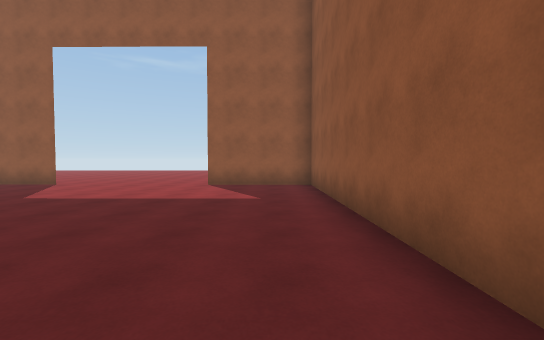
[1] (above)

14 first-person views from a walk through a 3-D level made in the Unity game engine. The camera is 1.4 m above the floor, tilts 2° down and sees 90° across. The floor is counted in squares, 1.8 m on a side. Each view is taken from the middle of a square. On the plan, view 1 faces up. The plan holds only what a view shows up to about 10 squares ahead; the rest is blank. The place goes on beyond the plan. The player character is not drawn.

[2]
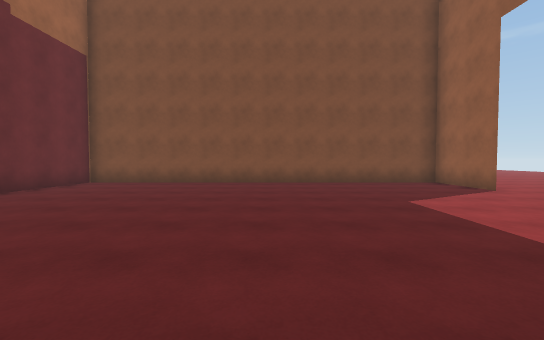

[3]
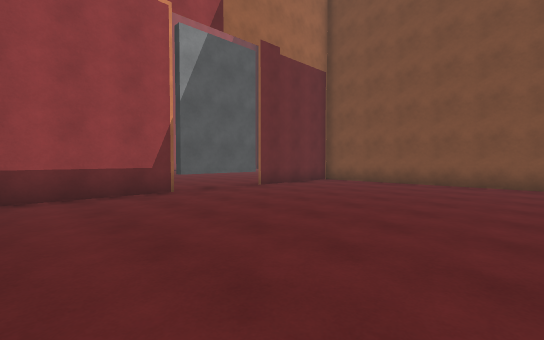

[4]
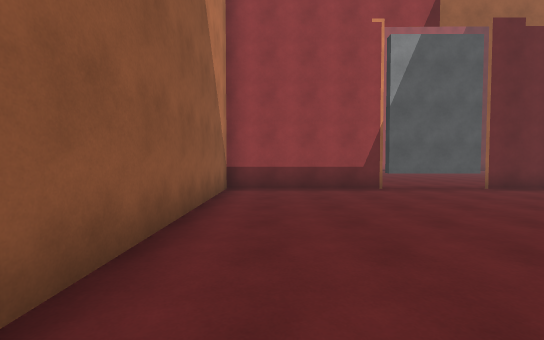

[5]
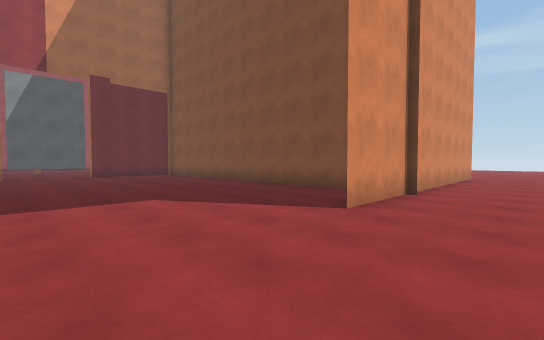

[6]
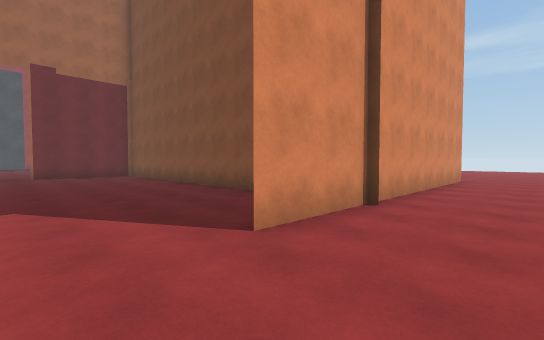

[7]
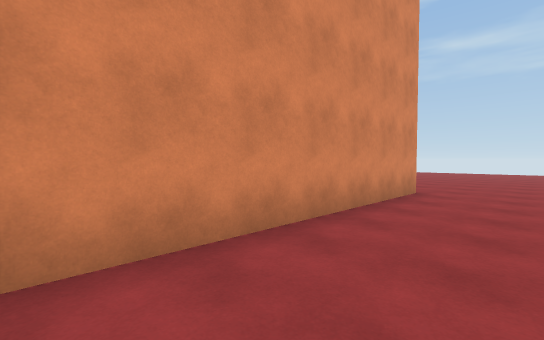

[8]
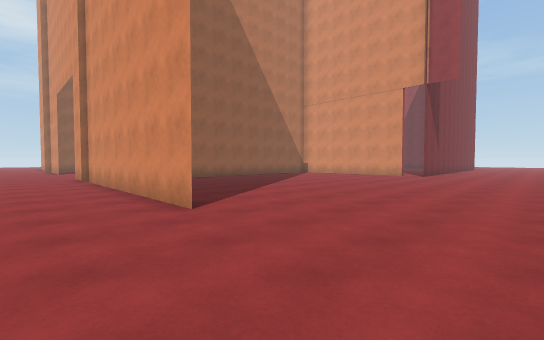

[9]
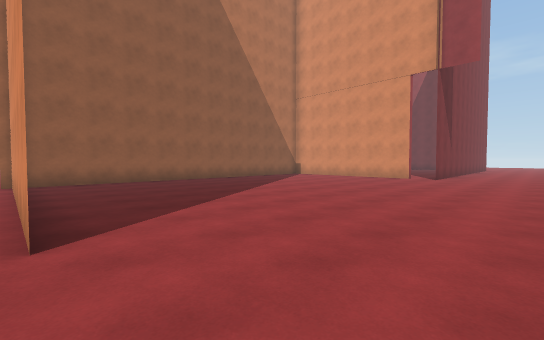

[10]
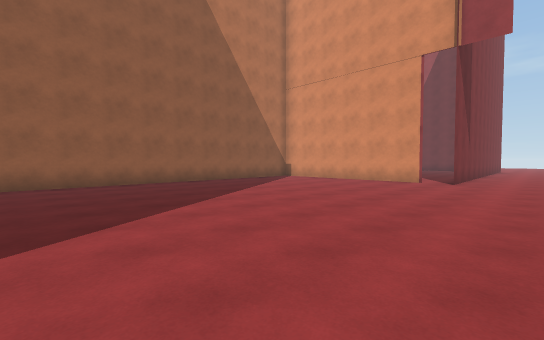

[11]
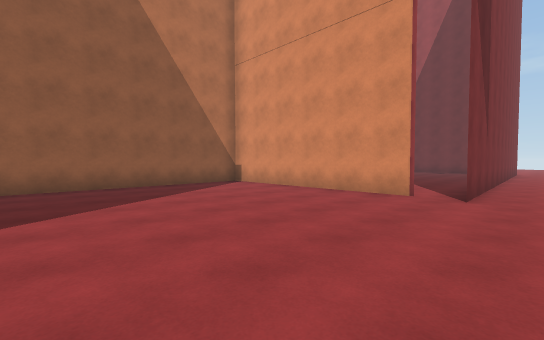

[12]
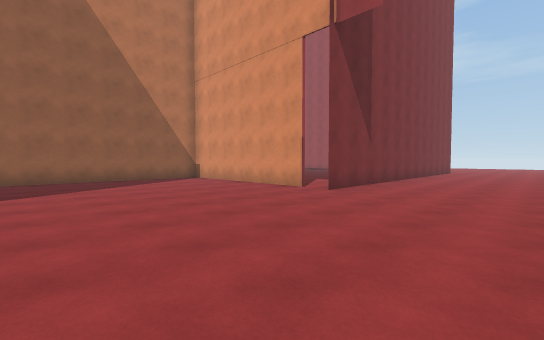

[13]
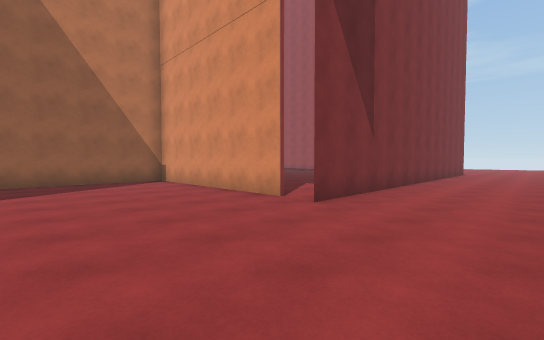

[14]
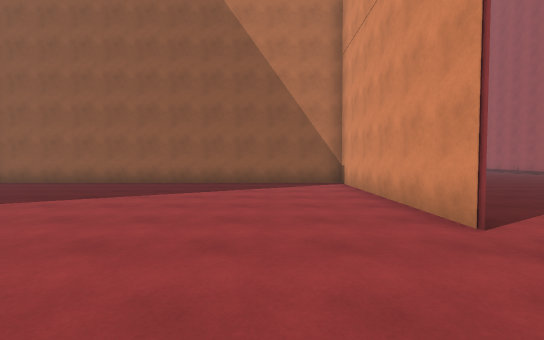

### Floor plan
Points are (right, up) in squares from view 1. A wall is a line through its corners. A room is listed if a view was taken in it or the views show most of it. See-through windows are left out.
Room 1 (views 1, 2, 3, 4, 5, 6, 7)
walls: (-9.6, 9.1) (-9.6, -3.5); (-10.1, -3.4) (1.3, -3.6) (1.3, 8.7) (-2.1, 8.7); (-17.1, 8.8) (-6.9, 8.8) (-9.6, 8.8)
ways out: opening at (-17, 10.5) to room 2
Room 2 (views 8, 9, 10, 11, 12, 13, 14)
walls: (-16, -3.3) (-10.1, -3.4); (-9.6, -3.5) (-9.6, 9)
ways out: opening at (-17, 10.5) to room 1; opening at (-19.5, -2)

Where each view was taken, in squares from view 1:
view 1: 0 up, 0 right, facing up
view 2: 3 up, 0 right, facing left
view 3: 3 up, 0 right, facing down-left
view 4: 4 up, 0 right, facing down
view 5: 11 up, 3 left, facing down-left
view 6: 11 up, 5 left, facing down-left
view 7: 11 up, 10 left, facing down-left
view 8: 11 up, 21 left, facing down-right
view 9: 9 up, 20 left, facing down-right
view 10: 7 up, 19 left, facing down-right
view 11: 3 up, 18 left, facing down-right
view 12: 3 up, 21 left, facing down-right
view 13: 1 up, 20 left, facing down-right
view 14: 1 down, 19 left, facing right
